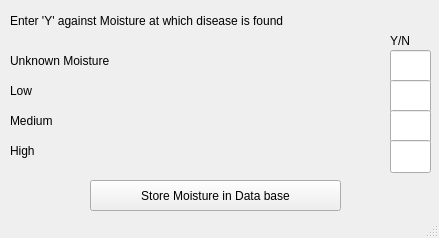
<?xml version="1.0" encoding="UTF-8"?>
<ui version="4.0">
 <class>MainWindow</class>
 <widget class="QMainWindow" name="MainWindow">
  <property name="geometry">
   <rect>
    <x>0</x>
    <y>0</y>
    <width>439</width>
    <height>238</height>
   </rect>
  </property>
  <property name="windowTitle">
   <string>Moisture Details</string>
  </property>
  <widget class="QWidget" name="centralwidget">
   <widget class="QPushButton" name="pushButton">
    <property name="geometry">
     <rect>
      <x>90</x>
      <y>180</y>
      <width>251</width>
      <height>31</height>
     </rect>
    </property>
    <property name="text">
     <string>Store Moisture in Data base</string>
    </property>
   </widget>
   <widget class="QLineEdit" name="lineEdit_4">
    <property name="geometry">
     <rect>
      <x>390</x>
      <y>50</y>
      <width>41</width>
      <height>33</height>
     </rect>
    </property>
   </widget>
   <widget class="QLabel" name="label_3">
    <property name="geometry">
     <rect>
      <x>10</x>
      <y>10</y>
      <width>401</width>
      <height>21</height>
     </rect>
    </property>
    <property name="text">
     <string>Enter 'Y' against Moisture at which disease is found</string>
    </property>
   </widget>
   <widget class="QLabel" name="label_4">
    <property name="geometry">
     <rect>
      <x>10</x>
      <y>50</y>
      <width>271</width>
      <height>21</height>
     </rect>
    </property>
    <property name="text">
     <string>Unknown Moisture</string>
    </property>
   </widget>
   <widget class="QLabel" name="label_5">
    <property name="geometry">
     <rect>
      <x>390</x>
      <y>30</y>
      <width>41</width>
      <height>21</height>
     </rect>
    </property>
    <property name="text">
     <string>Y/N</string>
    </property>
   </widget>
   <widget class="QLineEdit" name="lineEdit_5">
    <property name="geometry">
     <rect>
      <x>390</x>
      <y>80</y>
      <width>41</width>
      <height>33</height>
     </rect>
    </property>
   </widget>
   <widget class="QLineEdit" name="lineEdit_6">
    <property name="geometry">
     <rect>
      <x>390</x>
      <y>110</y>
      <width>41</width>
      <height>33</height>
     </rect>
    </property>
   </widget>
   <widget class="QLineEdit" name="lineEdit_7">
    <property name="geometry">
     <rect>
      <x>390</x>
      <y>140</y>
      <width>41</width>
      <height>33</height>
     </rect>
    </property>
   </widget>
   <widget class="QLabel" name="label_6">
    <property name="geometry">
     <rect>
      <x>10</x>
      <y>80</y>
      <width>271</width>
      <height>21</height>
     </rect>
    </property>
    <property name="text">
     <string>Low</string>
    </property>
   </widget>
   <widget class="QLabel" name="label_7">
    <property name="geometry">
     <rect>
      <x>10</x>
      <y>110</y>
      <width>381</width>
      <height>21</height>
     </rect>
    </property>
    <property name="text">
     <string>Medium</string>
    </property>
   </widget>
   <widget class="QLabel" name="label_8">
    <property name="geometry">
     <rect>
      <x>10</x>
      <y>140</y>
      <width>321</width>
      <height>21</height>
     </rect>
    </property>
    <property name="text">
     <string>High</string>
    </property>
   </widget>
  </widget>
  <widget class="QStatusBar" name="statusbar"/>
 </widget>
 <resources/>
 <connections/>
</ui>
